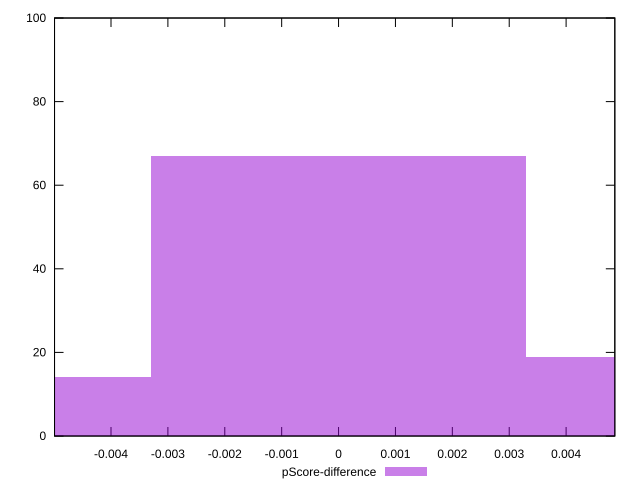

The gnuplot source for this figure:
reset

$pScoreDifference <<EOF
-0.006580365896083481 14
0 67
0.006580365896083481 19
EOF

set key outside below
set boxwidth 0.006580365896083481
set xrange [-0.0049927383703050054:0.0048563768251674855]
set yrange [0:100]
set trange [0:100]
set style fill transparent solid 0.5 noborder
set terminal svg size 640, 490 enhanced background rgb 'white'
set output "report_00025_2021-02-22T21:38:55.199Z/bootup-time/samples/pages+cached/pScore-difference/histogram.svg"

plot $pScoreDifference title "pScore-difference" with boxes

reset
